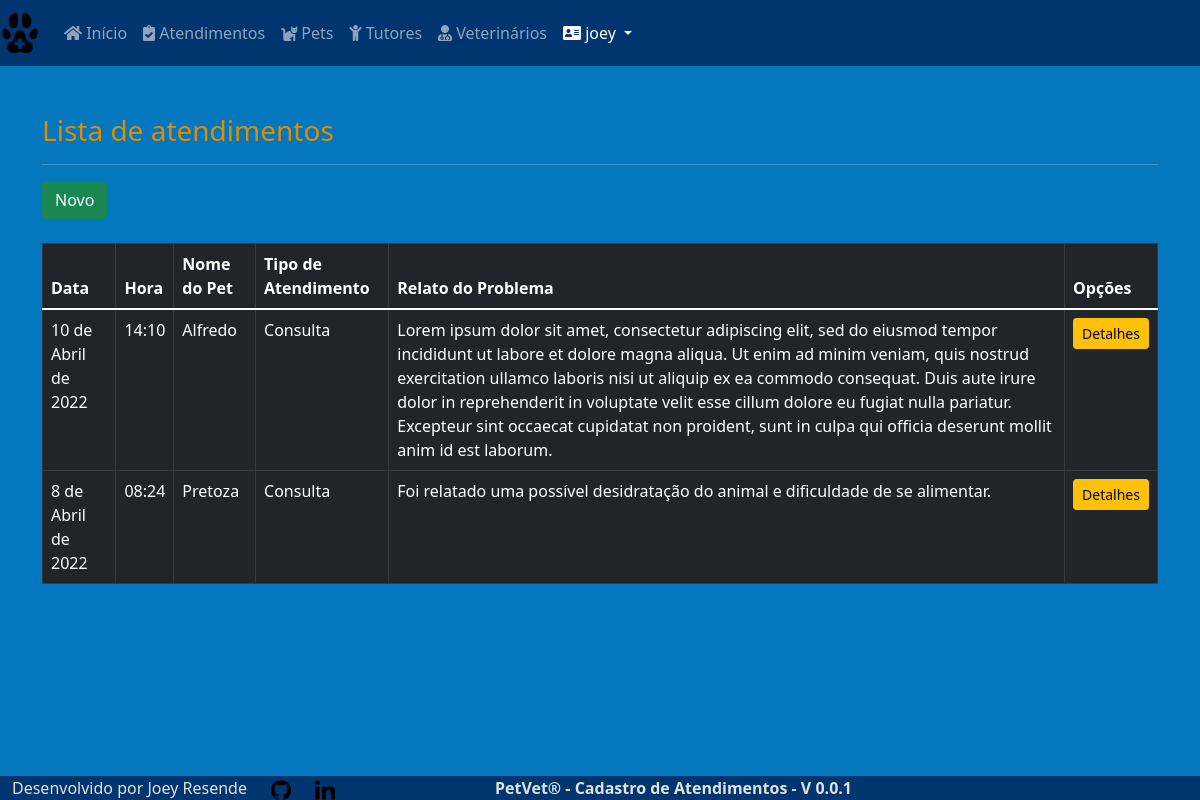
Before: /core/medical_cares/ (signed in) with the older database file.
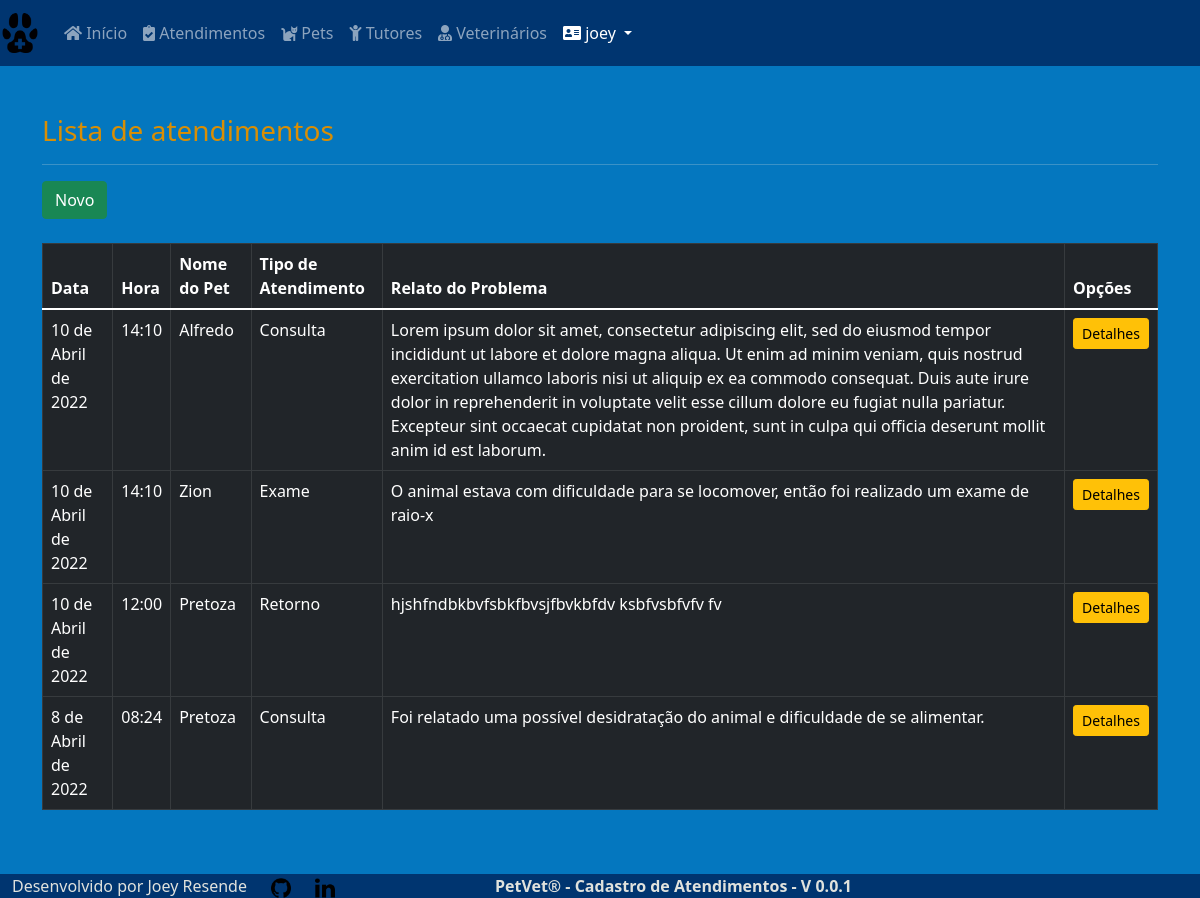
After: the same page with the newer database file.
### core/models.py (models this page shows, shortened)
class MedicalCare(models.Model):
    id = models.AutoField(primary_key=True)
    date = models.DateField(default=date.today, verbose_name='Data')
    time = models.TimeField(verbose_name='Hora')
    pet_name = models.ForeignKey(
        'Pets', on_delete=models.PROTECT, null=True, verbose_name='Nome do Pet')
    procedure = models.CharField(
        max_length=8, choices=procedures, verbose_name='Tipo de atendimento')
    vet_name = models.ForeignKey(
        'Vet', on_delete=models.PROTECT, null=True, verbose_name='Veterinario')
    sedative = models.CharField(
        max_length=8, choices=type_sedative, default='Não', verbose_name='Tipo de sedativo')
    report = models.TextField(
        max_length=1000, verbose_name='Relato do problema')
    class Meta:
        ordering = ['-date']

class Pets(models.Model):
    id = models.AutoField(primary_key=True)
    pet_name = models.CharField(
        max_length=30, verbose_name='Nome do Pet')
    species = models.CharField(
        max_length=20, verbose_name='Espécie')
    breed = models.CharField(
        max_length=30, verbose_name='Raça')
    gender = models.CharField(
        max_length=5, choices=sex_status, verbose_name='Genêro')
    date_of_birth = models.DateField(
        null=True, blank=True, verbose_name='Data de Nascimento')
    castrated = models.CharField(
        max_length=3, choices=castrated_status, default='N', verbose_name='Castrado?')
    weight = models.DecimalField(
        max_digits=6, decimal_places=3, verbose_name='Peso')
    tutor_name = models.ForeignKey(
        'Tutor', on_delete=models.PROTECT, null=True, verbose_name="Nome do Tutor")
    class Meta:
        ordering = ['-id']
    def __str__(self):
        return self.pet_name

### core/views.py (the view)
# urls.py: path('medical_cares/', MedicalCareList.as_view(), name='medical_cares'),
class MedicalCareList(LoginRequiredMixin, ListView):
    login_url = reverse_lazy('login')
    model = MedicalCare
    template_name = 'core/medical_care_list.html'

### core/templates/core/medical_care_list.html (shortened to what this page needs)
{% extends 'core/base_model.html' %}
{% load static %}
{% block content %}
<h3>Lista de atendimentos</h3>
<hr>
<a href="{% url 'medical_care_new' %}" class="btn btn-success btn">Novo</a><br><br>
<div class="table-responsive">
  <table class="table table-bordered table-hover table-dark">
    <thead class="thead-dark bg-dark">
      <tr>
        <th>Data</th>
        <th>Hora</th>
        <th>Nome do Pet</th>
        <th>Tipo de Atendimento</th>
        <th>Relato do Problema</th>
        <th>Opções</th>
      </tr>
    </thead>
      {% for each in object_list %}
      <tr>
        <td>{{ each.date }}</td>
        <td>{{ each.time }}</td>
        <td>{{ each.pet_name }}</td>
        <td>{{ each.procedure }}</td>
        <td>{{ each.report }}</td>
        <td>
          <a href="{% url 'medical_care_detail' each.pk %}" class="btn btn-warning btn-sm">Detalhes</a>
        </td>
      </tr>
      {% empty %}
      <tr>
        <td colspan="6">Nenhum atendimento cadastrado.</td>
      </tr>
      {% endfor %}
  </table>
</div>
{% endblock %}

### core/templates/core/base_model.html (shortened to what this page needs)
{% load static %}
<!DOCTYPE html>
<html lang="pt-br" class="h-100">
<head>
    <link
      rel="stylesheet"
      href="https://cdn.jsdelivr.net/npm/bootstrap@5.1.3/dist/css/bootstrap.min.css"
    />
    <link rel="stylesheet" href="https://cdnjs.cloudflare.com/ajax/libs/font-awesome/5.11.2/css/all.css">
    <link rel="stylesheet" href="{% static 'css/styles.css' %}" />
</head>
 <body class="d-flex flex-column h-100">
    <main role="main" class="flex-shrink-0">
      {% block menu %}
      <header class="navbar navbar-expand navbar-dark flex-column flex-md-row bd-navbar">
          <a class="navbar-brand" href="{% url 'index' %}">
            <img src="{% static 'img/favicon.ico/' %}" height="40" alt="" />
          </a>
          <div class="navbar-nav-scroll">
          <div class="collapse navbar-collapse" id="navbarNavDropdown">
            <ul class="navbar-nav mr-auto">
              <li class="nav-item">
                <a class="nav-link" href="{% url 'index' %}">
                  <i class="fa fa-home" aria-hidden="true"></i>
                  Início
                </a>
              </li>
              <li class="nav-item">
                <a class="nav-link" href="{% url 'medical_cares' %}">
                  <i class="fas fa-clipboard-check" aria-hidden="true"></i>
                  Atendimentos
                </a>
              </li>
              <li class="nav-item">
                <a class="nav-link" href="{% url 'pets' %}">
                  <i class="fas fa-cat" aria-hidden="true"></i>
                  Pets
                </a>
              </li>
              <li class="nav-item">
                <a class="nav-link" href="{% url 'tutors' %}">
                  <i class="fas fa-child" aria-hidden="true"></i>
                  Tutores
                </a>
              </li>
              <li class="nav-item">
                <a class="nav-link" href="{% url 'vets' %}">
                  <i class="fas fa-user-md" aria-hidden="true"></i>
                  Veterinários
                </a>
              </li>
            </ul>
            <ul class="navbar-nav">
              {% if request.user.is_authenticated %}
              <li class="nav-item dropdown">
                <a
                  class="nav-link dropdown-toggle text-white"
                  href="#"
                  id="navbarDropdownMenuLink"
                  role="button"
                  data-toggle="dropdown"
                  aria-haspopup="true"
                  aria-expanded="false"
                >
                  <i class="fas fa-address-card" aria-hidden="true"></i>
                  <span id="username">{{ request.user }}</span>
                </a>
              </li>
              {% endif %}
            </ul>
          </div>
          </div>
      </header>
      {% endblock %}
      <div class="container py-5">
        {% block content %}
        {% endblock %}
      </div>
    </main>
    <footer class="mt-auto">
      {% block footer %}
      <div class="container-fluid text-center">
          <div class="row">
            <div class="col-md-auto">
                <span>Desenvolvido por Joey Resende</span>
            </div>
            <div class="col-md-auto">
                <a href="https://github.com/Joey-Resende" target="_blank">
                  <img src="{% static 'img/github_logo_icon.png' %}" height="20" alt="logo github">
                </a>
            </div>
            <div class="col-md-auto">
                <a href="https://www.linkedin.com/in/givanildo-resende/" target="_blank">
                  <img src="{% static 'img/linkedin_logo_icon.png' %}" height="20" alt="logo linkedin">
                </a>
            </div>
            <div class="col">
                <span><strong>PetVet® - Cadastro de Atendimentos - V 0.0.1</strong></span>
            </div>
            <div class="col-2">
          </div>
      </div>
      {% endblock %}
    </footer>
  </body>
</html>

### static/css/styles.css (style rules this page uses)
:root { --preto: #000000; --branco-1: #ffffff; --branco-2: #E0E2DD; --azul-1: #0477BF; --azul-2: #0388A6; --azul-3: #003570; --amarelo-1: #F2CB05; --amarelo-2: #D98E04; }
body { background-color: var(--azul-1); color: var(--preto); }
h3 { color: var(--amarelo-2); }
div { color: var(--branco-2); }
.navbar { background-color: var(--azul-3); color: var(--amarelo-2); }
#navbarNavDropdown { color: var(--amarelo-2); }
footer { background-color: var(--azul-3); }

Changed rows visible on the page:
added MedicalCare: date "10 de Abril de 2022", time "14:10", pet_name "Zion", procedure "Exame", report "O animal estava com dificuldade para se locomover, então foi realizado um exame de raio-x"
added MedicalCare: date "10 de Abril de 2022", time "12:00", pet_name "Pretoza", procedure "Retorno", report "hjshfndbkbvfsbkfbvsjfbvkbfdv ksbfvsbfvfv fv"
